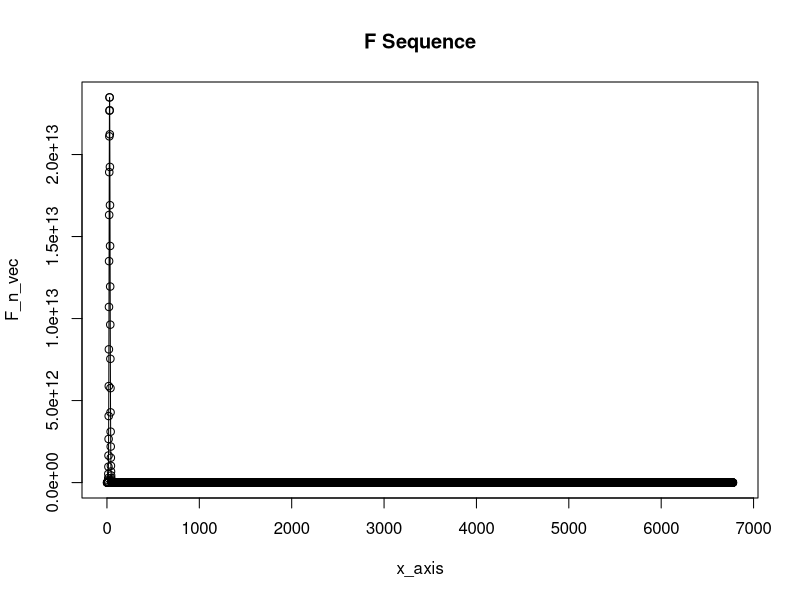

Here is the R script that generated this plot:
#############################################Q2.1
check_is_vector <- function(input){
  if (is.vector(input) && length(input) != 1){
    input <- input[1]
  }
  return (input)
}

convert_to_integer <- function(input){
  if (is.numeric(input)){
    input <- as.integer(input)
  }
  return (input)
}
#print(check_is_vector(c(1)))
runFSequence <- function(x,a,f1){
  ###########check the x, a, f1 are mulit-component vector and then take the first element
  x <- check_is_vector(x)
  a <- check_is_vector(a)
  f1 <- check_is_vector(f1)
  ####if one of x,a,f1 is character, return NA
  if (typeof(x) == "character" | typeof(a) == "character" | typeof(f1) == "character")  {
      print(" Invalid Argument. A single integer is expected.")
      return (NA)
  }
  #####if one of x,a,f1 is lower than 0 ,return NA
  else if (x <= 0 | a <= 0 | f1 <= 0){
      print("The value should be a positive number")
      return (NA)
  }
  #####convert x, a, f1 to integer
  x <- convert_to_integer(x)
  a <- convert_to_integer(a)
  f1 <- convert_to_integer(f1)    
  #####################start main core operation##########
  F_n_vec <- vector("numeric", x)
  F_n_vec[1] <- f1  #####it will be y_axis in plot
  for (i in 2:x){
      F_n_vec[i] <- (F_n_vec[i-1]/i) * a 
  }
  return (F_n_vec)
}
result <- runFSequence(6777,29,2345)
#print(result[5:10])
#result <- runFSequence(50,7,9)
x_axis <- seq(from = 1,to = length(result),by = 1)
#result <- runFSequence(c(7,2,3),c(1,3,4),c(1,5,6))
print(result)

plot(x_axis,result, type = "o",xlab = "x_axis", ylab = "F_n_vec", main = "F Sequence")
#################################Q2.2
Vector1 <- runFSequence(20,5,30000)[5:10]
names(Vector1) <- paste0(5:10,"th")
print(Vector1)

Vector2 <- runFSequence(20,5,95000)[10:15]
names(Vector2) <- paste0(10:15,"th")
print(Vector2)
####################Q2.3
checkFDirectionChange <- function(input){
  #####use max and max.which function to get the max value and its index
  index_of_maxV <- which.max(input)
  maxV <- max(input)
  ##### IF there are two max in input,pick the one with higher index
  if (input[index_of_maxV] == input[index_of_maxV + 1]){ 
      index_of_maxV <- which.max(input) + 1
      maxV <- input[index_of_maxV]
  }
  return (print(paste0("a = ","<",maxV,">.", " Direction changed after<",index_of_maxV,">")))
}
#####result is assigned with runFSequence return
checkFDirectionChange(result)
############################



